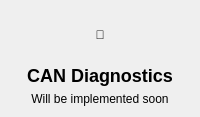
      <widget class="QWidget" name="PowerTab">
       <attribute name="title">
        <string></string>
       </attribute>
       <layout class="QVBoxLayout" name="verticalLayout_10">
        <item>
         <spacer name="verticalSpacer_11">
          <property name="orientation">
           <enum>Qt::Vertical</enum>
          </property>
          <property name="sizeType">
           <enum>QSizePolicy::Expanding</enum>
          </property>
          <property name="sizeHint" stdset="0">
           <size>
            <width>0</width>
            <height>0</height>
           </size>
          </property>
         </spacer>
        </item>
        <item>
         <widget class="QLabel" name="CanIcon">
          <property name="minimumSize">
           <size>
            <width>48</width>
            <height>48</height>
           </size>
          </property>
          <property name="text">
           <string></string>
          </property>
          <property name="alignment">
           <set>Qt::AlignCenter</set>
          </property>
         </widget>
        </item>
        <item>
         <widget class="QLabel" name="label_2">
          <property name="text">
           <string>&lt;h2&gt;CAN Diagnostics&lt;/h2&gt;</string>
          </property>
          <property name="alignment">
           <set>Qt::AlignCenter</set>
          </property>
         </widget>
        </item>
        <item>
         <widget class="QLabel" name="label_3">
          <property name="text">
           <string>Will be implemented soon</string>
          </property>
          <property name="alignment">
           <set>Qt::AlignCenter</set>
          </property>
         </widget>
        </item>
        <item>
         <spacer name="verticalSpacer_10">
          <property name="orientation">
           <enum>Qt::Vertical</enum>
          </property>
          <property name="sizeType">
           <enum>QSizePolicy::Expanding</enum>
          </property>
          <property name="sizeHint" stdset="0">
           <size>
            <width>0</width>
            <height>0</height>
           </size>
          </property>
         </spacer>
        </item>
       </layout>
      </widget>
